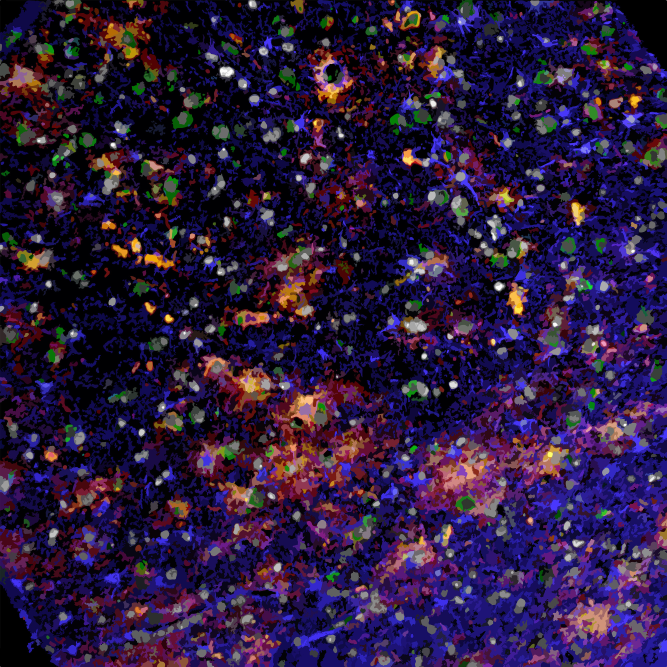
#> input picture images/glioma-multiplex.jpg, 2000 x 2000 px, found by its file name (shown at 1/3 size)
$ python optimize_images.py ../images/glioma-multiplex.jpg
#> lines starting #> are read from the running program, lines starting #| are printed output that depends on the picture
#!/usr/bin/env python3
"""Make small, fast-loading copies of the large pictures on the site.

For every source picture this writes WebP copies at several widths into
images/_opt/, for example

    images/research-program.png  ->  images/_opt/research-program-800.webp
                                     images/_opt/research-program-1200.webp
                                     images/_opt/research-program-1600.webp
                                     images/_opt/research-program-2400.webp

The pages list these copies in the <img srcset="..."> attribute, so the
browser downloads and decodes only the size it actually needs for the
screen it is on.  The original file stays untouched and is still what
"Open full size" links to, so nothing is lost.

Usage (from the site folder):

    python3 scripts/optimize_images.py              # all pictures listed below
    python3 scripts/optimize_images.py images/x.png # just one picture

Needs the Pillow library (pip install Pillow).  If Pillow is missing the
script says so and does nothing else.
"""
import os
import sys

try:
    from PIL import Image, features
except ImportError:  # pragma: no cover - friendly message for the Mac
    sys.exit("Pillow is not installed.  Run:  python3 -m pip install Pillow   and try again.")

if not features.check("webp"):  # pragma: no cover
    sys.exit("This Pillow build cannot write WebP files.  Run:  python3 -m pip install --upgrade Pillow")

SITE = os.path.dirname(os.path.dirname(os.path.abspath(__file__)))
OUT_DIR = os.path.join(SITE, "images", "_opt")

# Widths offered to the browser.  2400 covers a 1200 px-wide figure on a
# 2x (Retina) display; nothing on the site is drawn wider than that.
WIDTHS = (800, 1200, 1600, 2400)
QUALITY = 84

# Pictures to process when no file is named on the command line.  A tuple
# (path, crop) where crop is None or a (left, top, right, bottom) box in
# source pixels applied before resizing.  The homepage banner is shown as a
# wide strip (CSS object-fit: cover, object-position 50% 45%), so only the
# band that can ever be visible is kept: 2000 x 800 around the 45 % line.
DEFAULT = [
    ("images/glioma-multiplex.jpg", (0, 540, 2000, 1340), WIDTHS),
    ("images/research-program.png", None, WIDTHS),
    ("images/programs/pediatric-brain-tumours.png", None, WIDTHS),
    ("images/programs/brain-heart.png", None, WIDTHS),
    ("images/programs/lung-development.png", None, WIDTHS),
    # Footer logo: shown about 235 px wide, so 480 (2x) and 720 (3x) are plenty.
    ("images/logos/cheo-ri.png", None, (480, 720)),
]
# Journal covers on the Publications page: shown 84 px wide, so 180 (2x) and 360 (4x).
import glob as _glob
DEFAULT += [(os.path.relpath(f, SITE), None, (180, 360))
            for f in sorted(_glob.glob(os.path.join(SITE, "images", "covers", "*.jpg")))]


def variants_for(rel, crop=None, widths=WIDTHS):
#> called with rel = '../images/glioma-multiplex.jpg', widths = (800, 1200, 1600, 2400)
    src = os.path.join(SITE, rel)
    stem = os.path.splitext(os.path.basename(rel))[0]
    im = Image.open(src)
#> im is the input picture: PIL image 2000x2000 RGB; mean R, G, B 43.3, 26.9, 61.9
    im.load()
    if crop:
        im = im.crop(crop)
    has_alpha = im.mode in ("RGBA", "LA") or (im.mode == "P" and "transparency" in im.info)
#> has_alpha = False
    im = im.convert("RGBA" if has_alpha else "RGB")
    w, h = im.size
#> w = 2000; h = 2000
    os.makedirs(OUT_DIR, exist_ok=True)
    made = []
    for tw in widths:
        if tw > w:
            break
        th = max(1, round(h * tw / w))
        small = im if tw == w else im.resize((tw, th), Image.LANCZOS)
        out = os.path.join(OUT_DIR, "%s-%d.webp" % (stem, tw))
        small.save(out, "WEBP", quality=QUALITY, method=6)
        made.append((out, tw, th, os.path.getsize(out)))
#> this loop made 4 passes
#> pass 1, in variants_for, `small = im if tw == w else im.resize((tw, th), Image.LANCZOS)`:
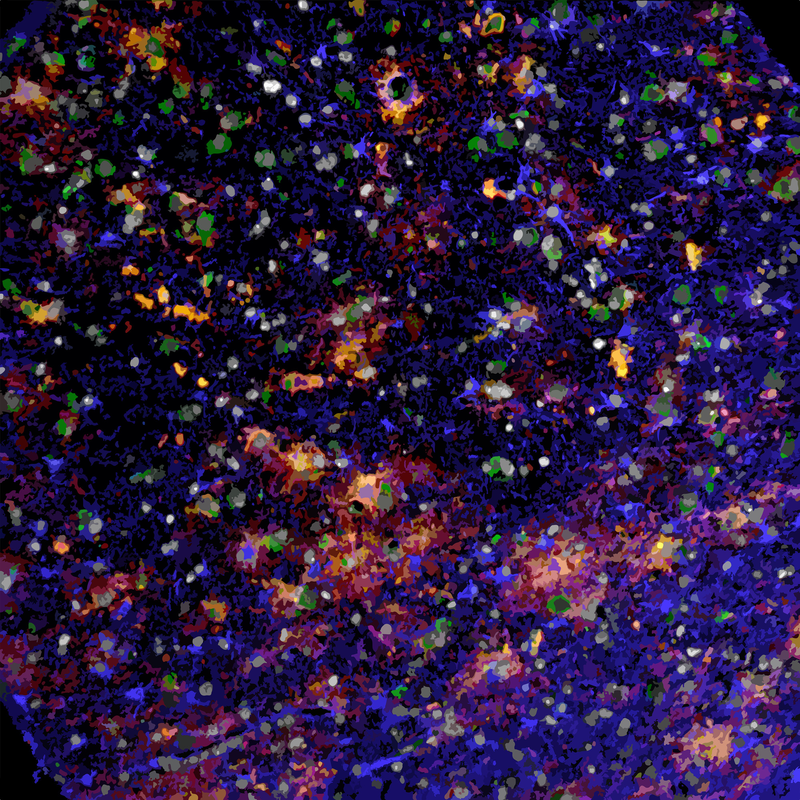
#> small: PIL image 800x800 RGB; mean R, G, B 43.3, 26.9, 62
#> after the loop, made = 3 items
    # Also offer the picture at its own width when that is below the largest step.
    if w < widths[-1] and w not in widths:
        out = os.path.join(OUT_DIR, "%s-%d.webp" % (stem, w))
        im.save(out, "WEBP", quality=QUALITY, method=6)
        made.append((out, w, h, os.path.getsize(out)))
    return made


def main(argv):
    jobs = DEFAULT if not argv else [(a, None, WIDTHS) for a in argv]
    for rel, crop, widths in jobs:
        rel = os.path.relpath(os.path.join(SITE, rel), SITE) if os.path.isabs(rel) else rel
        if not os.path.exists(os.path.join(SITE, rel)):
            print("skip (not found):", rel)
            continue
        made = variants_for(rel, crop, widths)
#> made = 4 items
        print(rel)
        for out, tw, th, size in made:
            print("   %-52s %5d x %-5d %6.0f KB" % (os.path.relpath(out, SITE), tw, th, size / 1024))
#> this loop made 4 passes
#> (tw, th, size) on passes 1 to 4: (800, 800, 196592), (1200, 1200, 348676), (1600, 1600, 515648), (2000, 2000, 688474)
#|    images/_opt/glioma-multiplex-800.webp                  800 x 800      192 KB
#|    images/_opt/glioma-multiplex-1200.webp                1200 x 1200     341 KB
#|    images/_opt/glioma-multiplex-1600.webp                1600 x 1600     504 KB
#|    images/_opt/glioma-multiplex-2000.webp                2000 x 2000     672 KB
        print("   srcset:", ", ".join("images/_opt/%s %dw" % (os.path.basename(o), tw) for o, tw, _, _ in made))
#|    srcset: images/_opt/glioma-multiplex-800.webp 800w, images/_opt/glioma-multiplex-1200.webp 1200w, images/_opt/glioma-multiplex-1600.webp 1600w, images/_opt/glioma-multiplex-2000.webp 2000w


if __name__ == "__main__":
    main(sys.argv[1:])

$ run again, with images/glioma-imaging-panels.png saved as images/glioma-multiplex.jpg
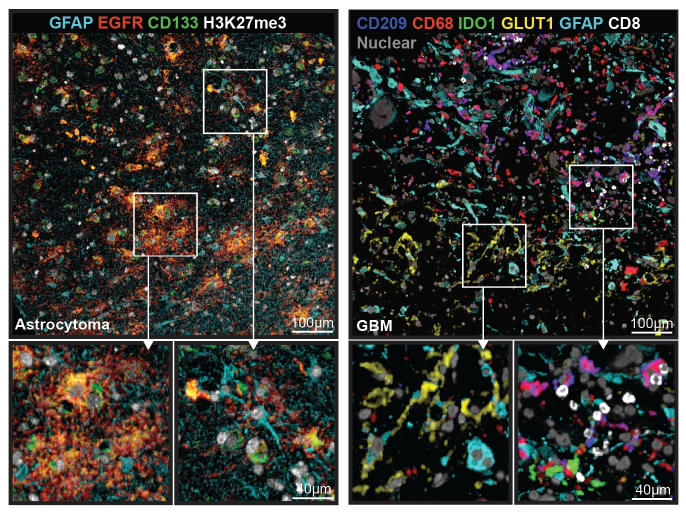
#> input picture images/glioma-imaging-panels.png, 1372 x 1028 px, found by its file name (shown at 1/2 size)
#> in variants_for, im is the input picture: PIL image 1372x1028 RGB; mean R, G, B 61.9, 61.5, 57.5
#> has_alpha = False
#> the loop in variants_for, `for tw in widths:` made 3 passes
#> pass 1, in variants_for, `small = im if tw == w else im.resize((tw, th), Image.LANCZOS)`:
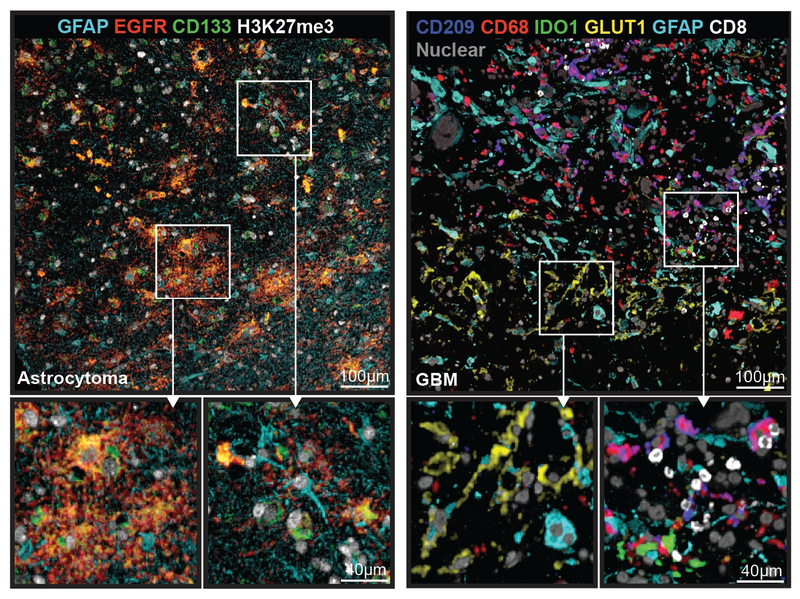
#> small: PIL image 800x599 RGB; mean R, G, B 61.8, 61.4, 57.4
#> pass 2, in variants_for, `small = im if tw == w else im.resize((tw, th), Image.LANCZOS)`:
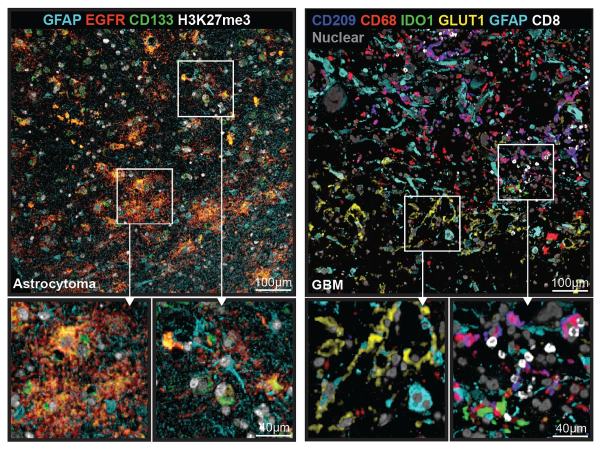
#> small: PIL image 1200x899 RGB (shown at 1/2 size); mean R, G, B 61.8, 61.4, 57.4
#> after the loop in variants_for, `for tw in widths:`: made = 2 items
#> in main, `made = variants_for(rel, crop, widths)`: made = 3 items
#> the loop in main, `for out, tw, th, size in made:` made 3 passes
#> (tw, th, size) on passes 1 to 3: (800, 599, 154602), (1200, 899, 283038), (1372, 1028, 359898)
#> (printed output is left out)
#|    srcset: images/_opt/glioma-multiplex-800.webp 800w, images/_opt/glioma-multiplex-1200.webp 1200w, images/_opt/glioma-multiplex-1372.webp 1372w

$ run again, with images/glioma-segmentation.png saved as images/glioma-multiplex.jpg
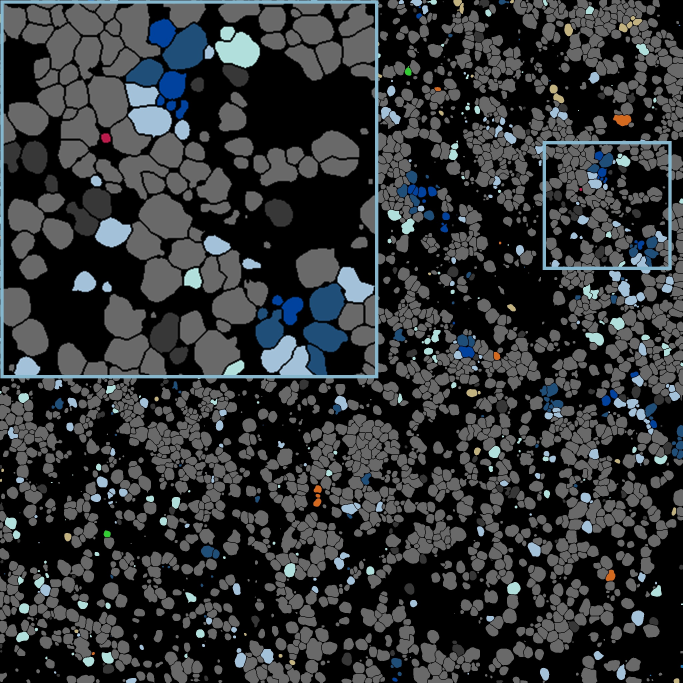
#> input picture images/glioma-segmentation.png, 2048 x 2048 px, found by its file name (shown at 1/3 size)
#> in variants_for, im is the input picture: PIL image 2048x2048 RGB; mean R, G, B 49.8, 52.8, 54.9
#> has_alpha = False
#> the loop in variants_for, `for tw in widths:` made 4 passes
#> pass 1, in variants_for, `small = im if tw == w else im.resize((tw, th), Image.LANCZOS)`:
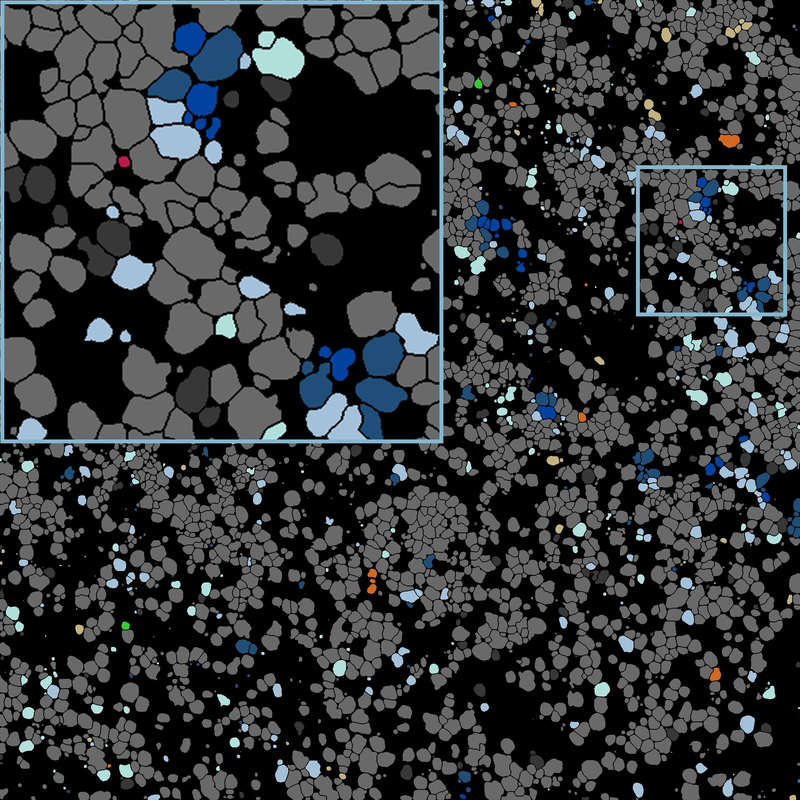
#> small: PIL image 800x800 RGB; mean R, G, B 50.2, 53.2, 55.3
#> after the loop in variants_for, `for tw in widths:`: made = 3 items
#> in main, `made = variants_for(rel, crop, widths)`: made = 4 items
#> the loop in main, `for out, tw, th, size in made:` made 4 passes
#> (tw, th, size) on passes 1 to 4: (800, 800, 131194), (1200, 1200, 205270), (1600, 1600, 287740), (2048, 2048, 368062)
#> (printed output is left out)
#|    srcset: images/_opt/glioma-multiplex-800.webp 800w, images/_opt/glioma-multiplex-1200.webp 1200w, images/_opt/glioma-multiplex-1600.webp 1600w, images/_opt/glioma-multiplex-2048.webp 2048w
